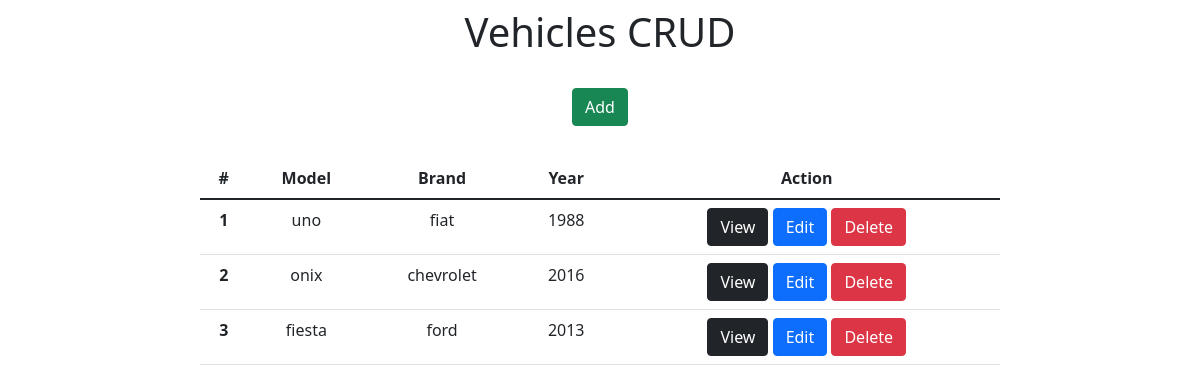
The app's page /, older data.
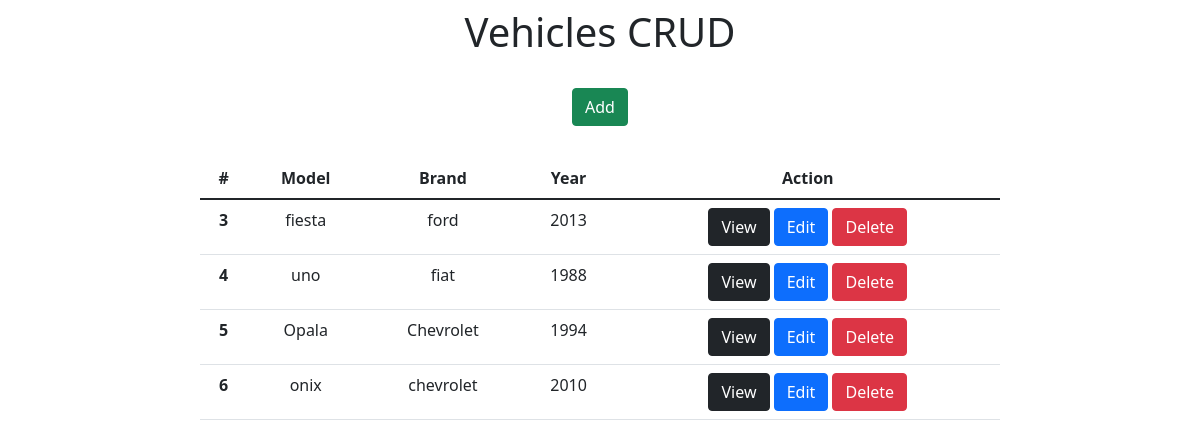
The same page, newer data.
### app/models.py (models this page shows)
class Cars(models.Model):
    model = models.CharField(max_length=150)
    brand = models.CharField(max_length=100)
    year = models.IntegerField()

### app/views.py (the view)
# urls.py: 2. Add a URL to urlpatterns:  path('', views.home, name='home')
def home(request):
    data = {}
    data['db'] = Cars.objects.all()
    return render(request, 'index.html', data)

### app/templates/index.html (shortened to what this page needs)
<!DOCTYPE html>
<html lang="pt-br">
<head>
    <link href="https://cdn.jsdelivr.net/npm/bootstrap@5.1.3/dist/css/bootstrap.min.css" rel="stylesheet">
</head>
<body>
    <div class="col-8 m-auto pt-2 pb-2 text-center">
        <h1>Vehicles CRUD</h1>
    </div>
    <div class="col-8 m-auto pt-3 pb-2 text-center">
        <a href = "form/" class="btn btn-success">Add</a>
    </div>
    <div class="col-8 m-auto pt-4 pb-2 text-center">
        <table class="table">
          <thead class="thead-dark">
            <tr>
              <th scope="col">#</th>
              <th scope="col">Model</th>
              <th scope="col">Brand</th>
              <th scope="col">Year</th>
              <th scope="col">Action</th>
            </tr>
          </thead>
          <tbody>
          {% for dbs in db %}
            <tr>
              <th>{{dbs.id}}</th>
              <td>{{dbs.model}}</td>
              <td>{{dbs.brand}}</td>
              <td>{{dbs.year}}</td>
              <td>
                  <a href="/view/{{dbs.id}}/" class="btn btn-dark">View</a>
                  <a href="/edit/{{dbs.id}}/" class="btn btn-primary">Edit</a>
                  <a href="/delete/{{dbs.id}}/" class="btn btn-danger btnDel">Delete</a>
              </td>
            </tr>
          {% endfor %}
          </tbody>
        </table>
    </div>
    {% load static %}
</body>
</html>

Row changes from the older to the newer data that the page shows:
removed Cars: id "1", model "uno", brand "fiat", year "1988"
removed Cars: id "2", model "onix", brand "chevrolet", year "2016"
added Cars: id "4", model "uno", brand "fiat", year "1988"
added Cars: id "5", model "Opala", brand "Chevrolet", year "1994"
added Cars: id "6", model "onix", brand "chevrolet", year "2010"
